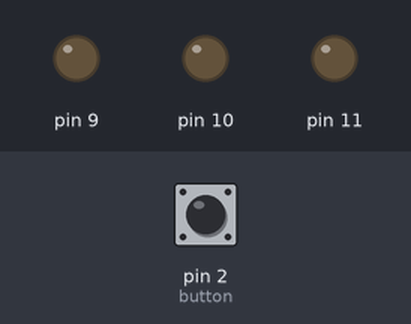
A sketch run on a simulated Arduino Uno, built with avr-gcc and run on an emulated ATmega328P. Parts: output pins drawn as LEDs (lit = HIGH). Dashed ring = blinking. The test bench sets the inputs (shaded band); at power-on: pin 2 (button) HIGH.

Above: at 5.0 s.
5.1 s: pin 2 (button) pulled LOW for 0.15 s
At 5.25 s:
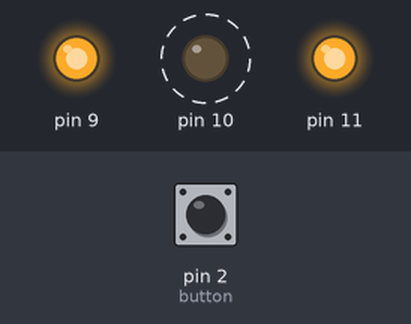
Timing chart, 0 to 8.1 s (numbered marks = the images above; inputs shaded):
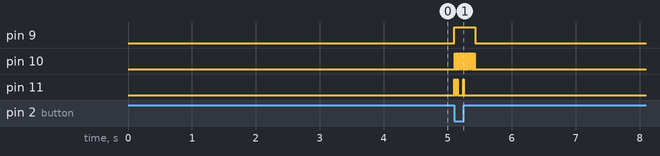

Measured:
- after the input at 5.1 s, pin 9: LOW → HIGH at once, → LOW 0.33 s later; pin 10: alternates HIGH for 0.01 s and LOW for 0.01 s, 32 changes in all, then stays LOW, starting at once; pin 11: goes HIGH 0.02 s, LOW 0.02 s, HIGH 0.02 s, LOW 0.08 s, HIGH 0.01 s, then LOW, starting at once

The sketch:

q4.ino
```cpp
#include <avr/io.h>
#include <avr/interrupt.h>

#define CYCLES (16 * 2)
#define DEBOUNCE_INTERVAL 50 // ~500ms
#define RTC_ADDRESS_READ 0x85


/*
  RST = PORTB1
  CLK = PORTB2
  DAT = PORTB3
  Button = PORTD2 (INT0)
*/

volatile uint8_t number_cycles = 0;

volatile uint8_t current_oneTen_millis = 0;

volatile uint8_t bit = 0;

volatile bool timer1_flag = false;

volatile bool button_press_flag = false;
volatile bool button_pressed = false;

volatile bool send = false;
volatile bool read = false;

volatile bool current_low = false;
volatile bool current_high = false;
volatile bool raising_edge = false;
volatile bool falling_edge = false;


void init_timer1() {
  TCCR1B |= (1 << WGM12);   // Turn on the CTC mode
  TCCR1B |= (1 << CS12);    // Set up prescaler of 256
  OCR1A = 625;              // Set CTC compare value to (10ms interval) at 16 MHz AVR clock , with a prescaler of 256 (no -1 because set the counter to 0)
  TIFR1 &= ~(1 << OCF1A);   // set flag=0
  TIMSK1 |= (1 << OCIE1A);  // Enable Output Compare A Match Interrupt
}

void init_ex_interrupt0() {
  EIFR &= ~(1 << INTF0);  // set flag=0
  EIMSK |= (1 << INT0);   // set e_interrupt0
  EICRA |= (1 << ISC01);  // set falling edge
}


void turn_off_all_GPIO() {
  PORTB = 0x00;  //set low to all PORTB
  number_cycles = 0;
  button_pressed = false;
}

void init_send_data() {
  if (current_oneTen_millis > DEBOUNCE_INTERVAL) {
    current_oneTen_millis = 0;

    PORTB |= (1 << PORTB1);  // set RST high immediately
    DDRB |= (1 << DDB3);     // Set port DAT as ouput
    TIFR1 |= (1 << OCF1A);   // set flag=0
    TCNT1 = 0;               //reset counter1
    current_low = true;
    button_pressed = true;
    falling_edge = true;  // to set DAT at bit 0
    send = true;
    timer1_flag = false;
  }
}

void set_PORTB2() {
  if (current_low) {
    PORTB |= (1 << PORTB2);  // rasing edge
    current_low = false;
    current_high = true;
    raising_edge = true;
    falling_edge = false;

  } else if (current_high) {
    PORTB &= ~(1 << PORTB2);  // falling edge
    current_low = true;
    current_high = false;
    raising_edge = false;
    falling_edge = true;
  }
}

void generate_PWM_PORTB2_cycles() {
  if (timer1_flag) {
    timer1_flag = false;
    if (number_cycles < CYCLES) {
      set_PORTB2();
    }
    number_cycles++;
  }
}

void set_PORTB3(bool send_bit) {
  if (!send_bit) {
    PORTB &= ~(1 << PORTB3);
  } else {
    PORTB |= (1 << PORTB3);
  }
}

void send_data(unsigned char value) {
  if (bit >= 8 && current_high) {
    PORTB &= ~(1 << PORTB3);
    bit = 0;
    send = false;
    DDRB &= ~(1 << DDB3);  // Set port DAT as input
  }
  if (falling_edge) {  // mean that data has been send
    set_PORTB3((value >> bit) & 1);
    falling_edge = false;
    bit++;
  }
}

int main(void) {
  DDRB |= ((1 << DDB1) | (1 << DDB2) | (1 << DDB3));  // Set PORTB as output
  PORTB = 0x00;                                       //set low to all PORTB
  DDRD &= ~(1 << DDD2);                               //For button

  init_timer1();
  init_ex_interrupt0();

  sei();  //Enable the Global Interrupt Bit

  while (1) {
    if (number_cycles > CYCLES) {
      turn_off_all_GPIO();
      DDRB &= ~(1 << DDB3); // set to PORTB3 as input
    }

    if (button_pressed) {
      generate_PWM_PORTB2_cycles();
    }

    if (send) {
      send_data(RTC_ADDRESS_READ);
    }

    if (button_press_flag) {
      button_press_flag = false;  // reset flag
      if (!button_pressed) {
        init_send_data();
      }
    }
  }
}


ISR(TIMER1_COMPA_vect) {
  current_oneTen_millis++;
  timer1_flag = !timer1_flag;
}

ISR(INT0_vect) {
  button_press_flag = true;
}
```
